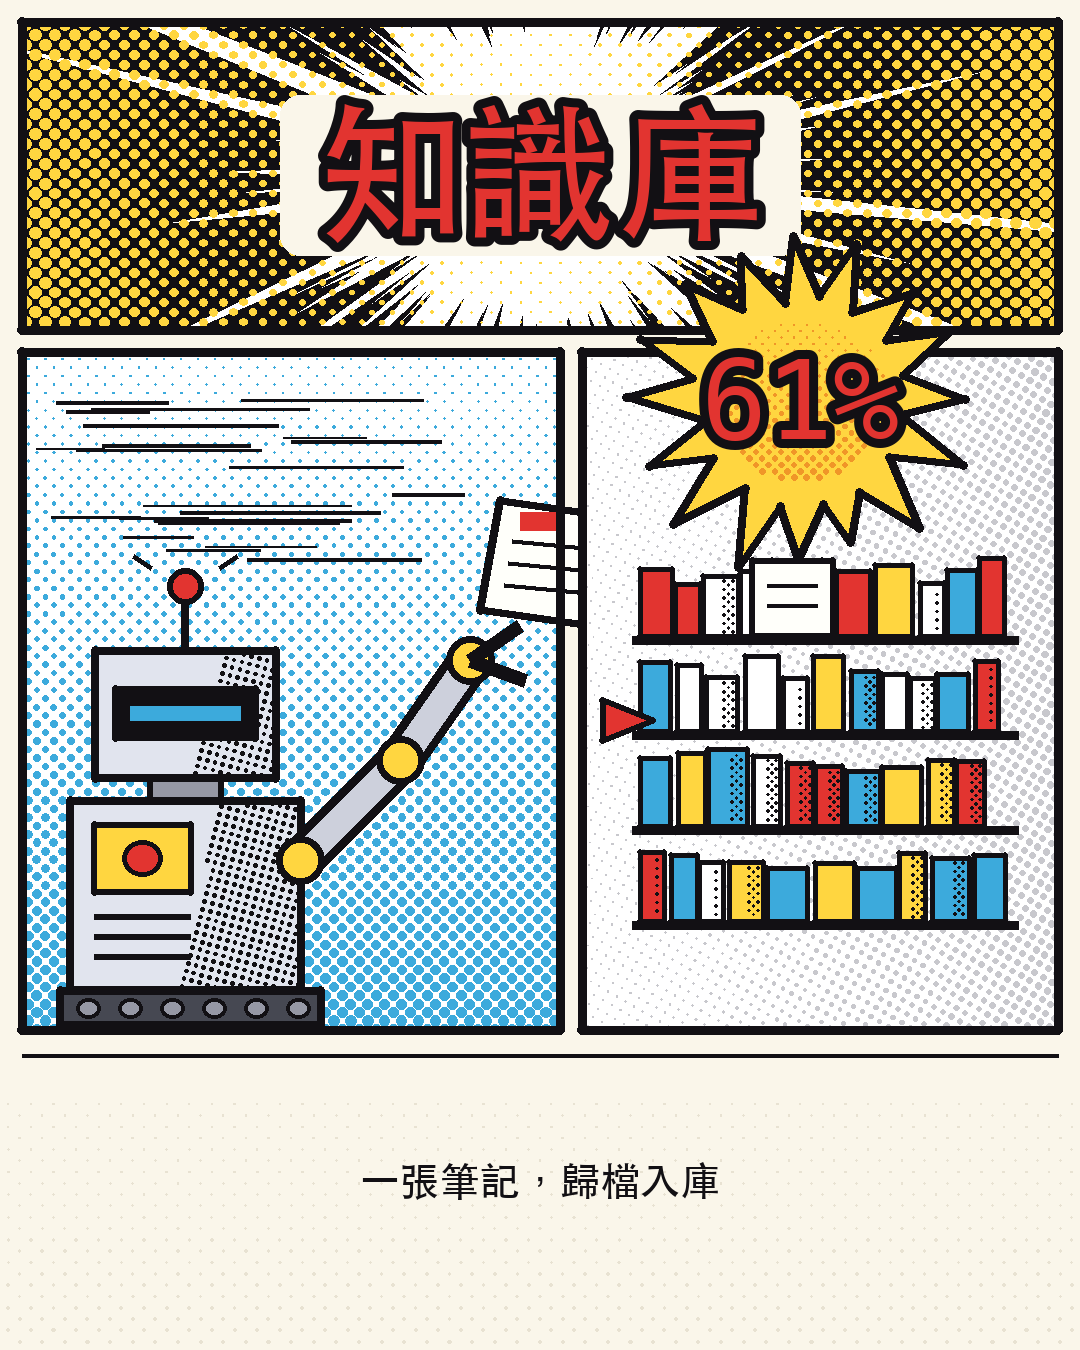

Python code for this plot:
# Comic halftone style sample: thick ink outlines, screen-tone dots, speed lines, panels.
import os, math, random
from PIL import Image, ImageDraw, ImageFont

W, H = 1080, 1350
INK = (18, 16, 20)
PAPER = (250, 246, 234)
RED = (226, 52, 48)
YEL = (255, 214, 64)
CYAN = (60, 170, 220)
rng = random.Random(61)
HERE = os.path.dirname(os.path.abspath(__file__))
FONT_CJK = "/System/Library/Fonts/STHeiti Medium.ttc"
FONT_MONO = "/System/Library/Fonts/Menlo.ttc"

img = Image.new("RGB", (W, H), PAPER)
d = ImageDraw.Draw(img)

def mask_of(shape_fn):
    m = Image.new("L", (W, H), 0)
    shape_fn(ImageDraw.Draw(m))
    return m

def halftone(mask, color, spacing=11, rmin=0.8, rmax=4.6, angle=45, grad=None):
    """Screen-tone dots on a rotated grid, only where mask is set; radius varies by grad(x,y) in 0..1."""
    px = mask.load()
    a = math.radians(angle)
    ca, sa = math.cos(a), math.sin(a)
    bb = mask.getbbox()
    if not bb:
        return
    x0, y0, x1, y1 = bb
    cx, cy = (x0 + x1) / 2, (y0 + y1) / 2
    R = int(math.hypot(x1 - x0, y1 - y0) / 2) + spacing
    for i in range(-R, R + 1, spacing):
        for j in range(-R, R + 1, spacing):
            x = cx + i * ca - j * sa
            y = cy + i * sa + j * ca
            xi, yi = int(x), int(y)
            if 0 <= xi < W and 0 <= yi < H and px[xi, yi] > 0:
                t = grad(x, y) if grad else 0.5
                r = rmin + (rmax - rmin) * max(0, min(1, t))
                d.ellipse([x - r, y - r, x + r, y + r], fill=color)

def ink_poly(pts, fill=None, w=7):
    """Thick brush-like outline: main stroke plus round joints."""
    if fill:
        d.polygon(pts, fill=fill)
    pts2 = list(pts) + [pts[0]]
    d.line(pts2, fill=INK, width=w, joint="curve")
    for p in pts:
        d.ellipse([p[0] - w / 2, p[1] - w / 2, p[0] + w / 2, p[1] + w / 2], fill=INK)

def ink_rect(box, fill=None, w=7):
    x0, y0, x1, y1 = box
    ink_poly([(x0, y0), (x1, y0), (x1, y1), (x0, y1)], fill, w)

def speed_lines(cx, cy, r_in, r_out, n, clip_box, width_max=7):
    """Radial focus lines (tapered wedges) converging on a point, clipped to a panel."""
    layer = Image.new("L", (W, H), 0)
    ld = ImageDraw.Draw(layer)
    for k in range(n):
        ang = rng.uniform(0, math.tau)
        wdt = rng.uniform(0.004, 0.012) * width_max
        ri = r_in * rng.uniform(0.9, 1.4)
        p1 = (cx + math.cos(ang - wdt) * r_out, cy + math.sin(ang - wdt) * r_out)
        p2 = (cx + math.cos(ang + wdt) * r_out, cy + math.sin(ang + wdt) * r_out)
        p0 = (cx + math.cos(ang) * ri, cy + math.sin(ang) * ri)
        ld.polygon([p0, p1, p2], fill=255)
    clip = Image.new("L", (W, H), 0)
    ImageDraw.Draw(clip).rectangle(clip_box, fill=255)
    from PIL import ImageChops
    layer = ImageChops.multiply(layer, clip)
    img.paste(INK, mask=layer)

def parallel_speed(box, n, direction=(1, 0)):
    """Horizontal action lines streaking behind a moving object."""
    x0, y0, x1, y1 = box
    for _ in range(n):
        y = rng.uniform(y0, y1)
        L = rng.uniform(60, 220)
        xs = rng.uniform(x0, x1 - L)
        w = rng.choice([2, 3, 3, 4])
        d.line([(xs, y), (xs + L, y)], fill=INK, width=w)

def burst(cx, cy, r1, r2, n, fill):
    pts = []
    for k in range(n * 2):
        ang = math.pi * k / n + rng.uniform(-0.05, 0.05)
        r = r2 * rng.uniform(0.9, 1.08) if k % 2 == 0 else r1 * rng.uniform(0.92, 1.05)
        pts.append((cx + math.cos(ang) * r, cy + math.sin(ang) * r))
    ink_poly(pts, fill, 8)
    return pts

def outlined_text(xy, text, font, fill, stroke=8, anchor="mm"):
    d.text(xy, text, font=font, fill=fill, stroke_width=stroke, stroke_fill=INK, anchor=anchor)

# ---- panel layout (gutter = paper) ----
G = 22
P1 = (G, G, W - G, 330)               # heading panel
P2 = (G, 330 + G, 560, 1030)           # agent panel
P3 = (560 + G, 330 + G, W - G, 1030)   # knowledge base panel
CALM_Y = int(H * 0.78)

# Panel 1: heading with focus lines
d.rectangle(P1, fill=(255, 255, 255))
speed_lines(W / 2, 175, 150, 900, 170, P1)
halftone(mask_of(lambda m: m.rectangle(P1, fill=255)), YEL, spacing=14, rmin=0.5, rmax=6,
         grad=lambda x, y: abs(x - W / 2) / (W / 2))
d.rounded_rectangle([W / 2 - 260, 95, W / 2 + 260, 255], radius=20, fill=PAPER)
f_head = ImageFont.truetype(FONT_CJK, 150)
outlined_text((W / 2, 172), "知識庫", f_head, RED, stroke=9)
ink_rect(P1, None, 9)

# Panel 2: robot arm placing a note card
d.rectangle(P2, fill=(255, 255, 255))
m2 = mask_of(lambda m: m.rectangle(P2, fill=255))
halftone(m2, CYAN, spacing=12, rmin=0.6, rmax=5.2, grad=lambda x, y: (y - P2[1]) / (P2[3] - P2[1]))
parallel_speed((P2[0] + 10, 400, 470, 560), 22)
# robot: treads, boxy torso, square head with visor bar (no face), antenna, jointed arm
bx0, by0 = 70, 800
# treads
ink_rect((bx0 - 10, by0 + 190, bx0 + 250, by0 + 225), (70, 72, 82), 8)
for k in range(6):
    d.ellipse([bx0 + 6 + k * 42, by0 + 198, bx0 + 30 + k * 42, by0 + 218], fill=(150, 152, 165), outline=INK, width=4)
# torso
ink_rect((bx0, by0, bx0 + 230, by0 + 190), (225, 228, 238), 8)
ts = mask_of(lambda m: m.polygon([(bx0 + 150, by0), (bx0 + 230, by0), (bx0 + 230, by0 + 190), (bx0 + 110, by0 + 190)], fill=255))
halftone(ts, INK, spacing=8, rmin=1.0, rmax=2.8, angle=15)
ink_rect((bx0, by0, bx0 + 230, by0 + 190), None, 8)
ink_rect((bx0 + 24, by0 + 24, bx0 + 120, by0 + 92), YEL, 6)   # chest panel
d.ellipse([bx0 + 52, by0 + 40, bx0 + 92, by0 + 76], fill=RED, outline=INK, width=5)
for k in range(3):
    d.line([(bx0 + 24, by0 + 116 + k * 20), (bx0 + 120, by0 + 116 + k * 20)], fill=INK, width=6)
# neck + head
ink_rect((bx0 + 80, by0 - 24, bx0 + 150, by0), (150, 152, 165), 6)
ink_rect((bx0 + 25, by0 - 150, bx0 + 205, by0 - 22), (225, 228, 238), 8)
hs = mask_of(lambda m: m.polygon([(bx0 + 150, by0 - 150), (bx0 + 205, by0 - 150), (bx0 + 205, by0 - 22), (bx0 + 120, by0 - 22)], fill=255))
halftone(hs, INK, spacing=8, rmin=1.0, rmax=2.6, angle=15)
ink_rect((bx0 + 25, by0 - 150, bx0 + 205, by0 - 22), None, 8)
ink_rect((bx0 + 45, by0 - 112, bx0 + 185, by0 - 62), INK, 6)      # dark visor
d.rectangle((bx0 + 60, by0 - 94, bx0 + 170, by0 - 80), fill=CYAN)    # single scanning light bar
d.line([(bx0 + 115, by0 - 150), (bx0 + 115, by0 - 205)], fill=INK, width=8)
d.ellipse([bx0 + 97, by0 - 232, bx0 + 133, by0 - 196], fill=RED, outline=INK, width=6)
for sgn in (-1, 1):  # antenna signal ticks
    d.line([(bx0 + 115 + sgn * 34, by0 - 232), (bx0 + 115 + sgn * 52, by0 - 244)], fill=INK, width=5)
# segmented arm
joints = [(bx0 + 230, by0 + 60), (400, 760), (470, 660)]
for a_, b_ in zip(joints, joints[1:]):
    d.line([a_, b_], fill=INK, width=44)
    d.line([a_, b_], fill=(205, 208, 220), width=28)
for j in joints:
    d.ellipse([j[0] - 24, j[1] - 24, j[0] + 24, j[1] + 24], fill=YEL, outline=INK, width=7)
# two-finger claw
d.line([(470, 660), (520, 625)], fill=INK, width=14)
d.line([(470, 660), (525, 680)], fill=INK, width=14)
# note card gripped, heading to the shelf slot
card = [(500, 500), (640, 520), (620, 630), (480, 610)]
ink_poly(card, (255, 255, 250), 8)
for k in range(3):
    t = 0.3 + k * 0.2
    a = (card[0][0] + (card[3][0] - card[0][0]) * t + 18, card[0][1] + (card[3][1] - card[0][1]) * t + 8)
    b = (card[1][0] + (card[2][0] - card[1][0]) * t - 18, card[1][1] + (card[2][1] - card[1][1]) * t - 2)
    d.line([a, b], fill=INK, width=5)
d.rectangle((520, 512, 560, 530), fill=RED)
ink_rect(P2, None, 9)

# Panel 3: knowledge base shelves (database stacks)
d.rectangle(P3, fill=(255, 255, 255))
m3 = mask_of(lambda m: m.rectangle(P3, fill=255))
halftone(m3, (200, 200, 205), spacing=10, rmin=0.4, rmax=3.2, angle=30, grad=lambda x, y: (x - P3[0]) / (P3[2] - P3[0]))
sx0, sx1 = P3[0] + 50, P3[2] - 40
for row in range(4):
    y = 640 + row * 95
    d.line([(sx0, y), (sx1, y)], fill=INK, width=9)
    x = sx0 + 8
    while x < sx1 - 30:
        bw = rng.randint(22, 40)
        bh = rng.randint(55, 82)
        col = rng.choice([RED, YEL, CYAN, (255, 255, 255)])
        ink_rect((x, y - bh, x + bw, y - 4), col, 5)
        if rng.random() < 0.5:
            sh = mask_of(lambda m, x=x, bw=bw, bh=bh, y=y: m.rectangle((x + bw * 0.55, y - bh + 4, x + bw - 4, y - 8), fill=255))
            halftone(sh, INK, spacing=6, rmin=0.8, rmax=1.8, angle=45)
        x += bw + rng.randint(2, 8)
# empty slot glow where the card lands
d.rectangle((sx0 + 140, 640 - 80, sx0 + 190, 636), fill=YEL)
ink_rect((sx0 + 140, 640 - 80, sx0 + 190, 636), None, 5)
# card half-inserted in slot + arrow
ink_poly([(sx0 + 120, 560), (sx0 + 200, 560), (sx0 + 200, 636), (sx0 + 120, 636)], (255, 255, 250), 6)
d.line([(sx0 + 135, 585), (sx0 + 185, 585)], fill=INK, width=4)
d.line([(sx0 + 135, 605), (sx0 + 185, 605)], fill=INK, width=4)
ink_poly([(P3[0] + 20, 700), (P3[0] + 20, 740), (P3[0] + 70, 720)], RED, 6)
ink_rect(P3, None, 9)

# Big 61% burst overlapping panels 1/3
burst(800, 400, 105, 165, 16, YEL)
bm = mask_of(lambda m: m.ellipse([710, 320, 890, 480], fill=255))
halftone(bm, (240, 150, 40), spacing=9, rmin=0.5, rmax=3, grad=lambda x, y: (y - 320) / 160)
f_num = ImageFont.truetype(FONT_MONO, 110)
outlined_text((800, 400), "61%", f_num, RED, stroke=9)

# Calm bottom zone: plain paper with a sparse light tone and a thin rule
cm = mask_of(lambda m: m.rectangle((0, CALM_Y + 40, W, H), fill=255))
halftone(cm, (232, 226, 210), spacing=16, rmin=0.4, rmax=1.6, grad=lambda x, y: (y - CALM_Y) / (H - CALM_Y))
d.line([(G, 1055), (W - G, 1055)], fill=INK, width=4)
f_cap = ImageFont.truetype(FONT_CJK, 40)
d.text((W / 2, 1180), "一張筆記，歸檔入庫", font=f_cap, fill=INK, anchor="mm")

img.save(os.path.join(HERE, "sample.png"))
